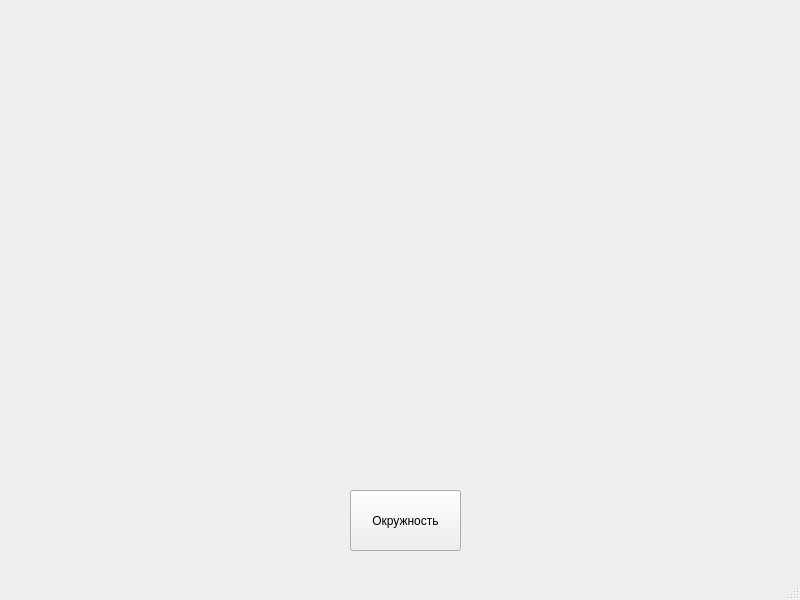
<?xml version="1.0" encoding="UTF-8"?>
<ui version="4.0">
 <class>MainWindow</class>
 <widget class="QMainWindow" name="MainWindow">
  <property name="geometry">
   <rect>
    <x>0</x>
    <y>0</y>
    <width>800</width>
    <height>600</height>
   </rect>
  </property>
  <property name="minimumSize">
   <size>
    <width>800</width>
    <height>600</height>
   </size>
  </property>
  <property name="maximumSize">
   <size>
    <width>800</width>
    <height>600</height>
   </size>
  </property>
  <property name="windowTitle">
   <string>MainWindow</string>
  </property>
  <widget class="QWidget" name="centralwidget">
   <widget class="QPushButton" name="btn">
    <property name="geometry">
     <rect>
      <x>350</x>
      <y>490</y>
      <width>111</width>
      <height>61</height>
     </rect>
    </property>
    <property name="text">
     <string>Окружность</string>
    </property>
   </widget>
  </widget>
  <widget class="QMenuBar" name="menubar">
   <property name="geometry">
    <rect>
     <x>0</x>
     <y>0</y>
     <width>800</width>
     <height>21</height>
    </rect>
   </property>
  </widget>
  <widget class="QStatusBar" name="statusbar"/>
 </widget>
 <resources/>
 <connections/>
</ui>
